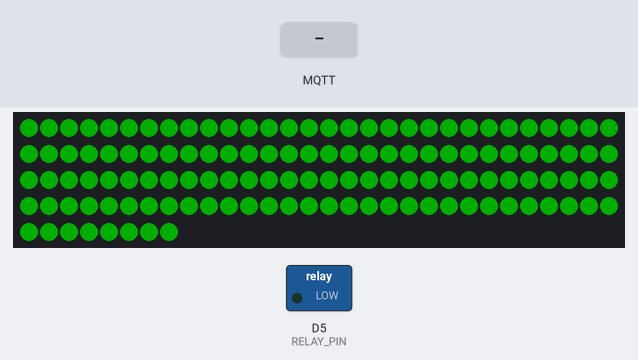
Recording of a program running on a simulated ESP8266 (NodeMCU). On the bench: 128 RGB LEDs in strip order, left to right, continuing on the next row, switched loads named in the program (green lamp = pin HIGH). Inputs (shaded band) come from the test bench. Dim RGB values are drawn brighter than linear; WiFi joins after 1.5 s; servers stay silent unless stated; random numbers use the default seed unless the program sets one; no MQTT or app messages arrive unless stated; what the program prints to the serial monitor is not drawn.

Above: at 0.2 s.
3.4 s: MQTT message "1" arrives on the second subscribed topic
At 5.4 s:
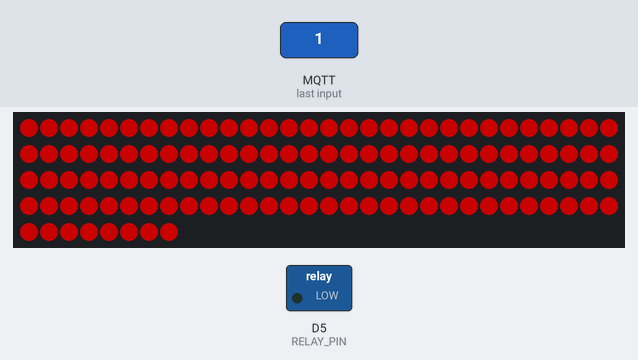
6.4 s: MQTT message "2" arrives on the second subscribed topic
At 7.6 s:
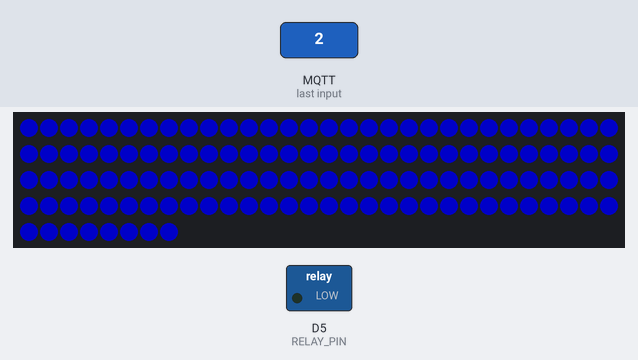
7.9 s: MQTT message "3" arrives on the second subscribed topic
At 9.0 s:
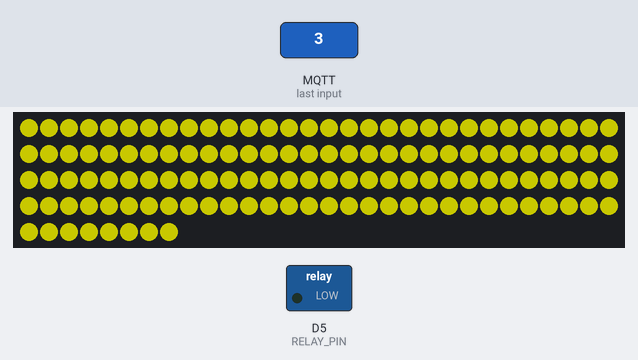
9.4 s: MQTT message "START" arrives on the first subscribed topic
At 10.0 s:
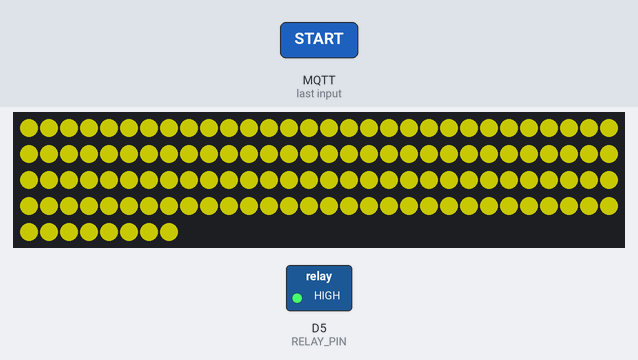
10.9 s: MQTT message "0" arrives on the second subscribed topic
At 11.2 s:
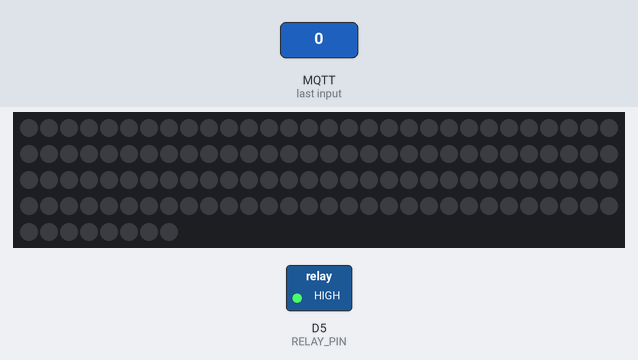
Timing chart, 0 to 13.4 s (numbered marks = the images above; inputs shaded):
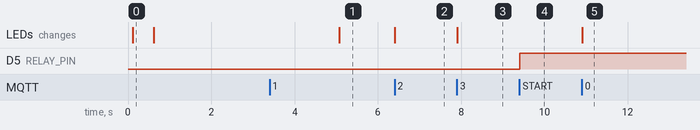

Measured:
- after the input at 3.4 s, the LEDs: change after 1.7 s (image 1)
- after the input at 6.4 s, the LEDs: change at once (image 2)
- after the input at 7.9 s, the LEDs: change at once (image 3)
- after the input at 9.4 s, D5 (RELAY_PIN): LOW → HIGH at once
- after the input at 10.9 s, the LEDs: change at once (image 5)
- what the display in image 0 shows lasts 0.5 s, from 0.1 s to 0.6 s

The program:

main.cpp
```cpp
#include "Esp.h"
#include "HardwareSerial.h"
#include <Arduino.h>
#include <ESP8266WiFi.h>
#include <FastLED.h>
#include <PubSubClient.h>

#define LED_PIN D4
#define RELAY_PIN D5
#define NUM_LEDS 128
#define LED_TYPE WS2812B
#define COLOR_ORDER GRB

CRGB leds[NUM_LEDS];

const char *ssid = "CLARO_h9hU3j";
const char *password = "7474FB19FD";
const char *mqtt_server = "192.168.1.136";
const int mqtt_port = 1883;
const char *topic_leds = "/ws2812";
const char *topic_rele = "/rele";

WiFiClient espClient;
PubSubClient client(espClient);

unsigned long lastReconnectAttempt = 0;
unsigned long lastLedUpdate = 0;
bool mqttConnected = false;
bool relayState = false;

CRGB colorActual = CRGB::Black;

void cambiarColor(CRGB color) {
  if (colorActual == color)
    return;
  colorActual = color;
  fill_solid(leds, NUM_LEDS, color);
  FastLED.show();
}

void callback(char *topic, byte *payload, unsigned int length) {
  // Manejar tópico de LEDs existente
  if (strcmp(topic, topic_leds) == 0) {
    if (length < 1)
      return;
    char mensaje = (char)payload[0];

    switch (mensaje) {
    case '1':
      cambiarColor(CRGB::Red);
      Serial.println("🔴 LED ROJO");
      break;
    case '2':
      cambiarColor(CRGB::Blue);
      Serial.println("🔵 LEDhttps://www.youtube.com/watch?v=aFAQHcRhZFg AZUL");
      break;
    case '3':
      cambiarColor(CRGB::Yellow);
      Serial.println("🟡 LED AMARILLO");
      break;
    case '0':
      cambiarColor(CRGB::Black);
      Serial.println("⚫ LED APAGADO");
      break;
    default:
      Serial.println("❌ Comando desconocido");
      return;
    }

    char confirmacion[20];
    sprintf(confirmacion, "LED:%c", mensaje);
    client.publish("/led_status", confirmacion);
  }

  // ✅ NUEVO: Manejar tópico /rele
  else if (strcmp(topic, topic_rele) == 0) {
    // Convertir payload a String para comparar fácilmente
    String comando = "";
    for (unsigned int i = 0; i < length; i++) {
      comando += (char)payload[i];
    }
    comando.trim(); // Eliminar espacios o saltos de línea

    if (comando == "START") {
      relayState = true;
      digitalWrite(RELAY_PIN, HIGH); // Encender LED/rele
      Serial.println("🔌 RELE: START (ENCENDIDO)");
      client.publish("/rele_status", "ON");
    } else if (comando == "STOP") {
      relayState = false;
      digitalWrite(RELAY_PIN, LOW); // Apagar LED/rele
      Serial.println("🔌 RELE: STOP (APAGADO)");
      client.publish("/rele_status", "OFF");
    } else {
      Serial.print("❌ Comando /rele no válido: ");
      Serial.println(comando);
      client.publish("/rele_status", "ERROR");
    }
  }
}
void setup_wifi() {
  Serial.print("📡 Conectando a WiFi");
  WiFi.mode(WIFI_STA);
  WiFi.setSleepMode(WIFI_NONE_SLEEP); // Desactivar ahorro de energía
  WiFi.begin(ssid, password);

  int intentos = 0;
  while (WiFi.status() != WL_CONNECTED && intentos < 20) {
    delay(500);
    Serial.print(".");
    intentos++;
  }

  if (WiFi.status() == WL_CONNECTED) {
    Serial.println("\n✅ WiFi conectado");
    Serial.print("📡 IP: ");
    Serial.println(WiFi.localIP());
  } else {
    Serial.println("\n❌ Error WiFi");
  }
}

void reconnect() {
  if (millis() - lastReconnectAttempt < 5000) {
    return;
  }

  lastReconnectAttempt = millis();
  Serial.print("🔄 Intentando conexión MQTT...");

  String clientId = "ESP8266_LED_";
  clientId += String(random(0xffff), HEX);

  if (client.connect(clientId.c_str())) {
    Serial.println(" ✅ Conectado");
    client.subscribe(topic_leds);
    client.subscribe(topic_rele);
    mqttConnected = true;

    client.publish("/led_status", "CONNECTED");
    client.publish("/rele_status", relayState ? "ON" : "OFF");

    char colorMsg = '0';
    if (colorActual == CRGB::Red)
      colorMsg = '1';
    else if (colorActual == CRGB::Blue)
      colorMsg = '2';
    else if (colorActual == CRGB::Yellow)
      colorMsg = '3';
    char statusMsg[20];
    sprintf(statusMsg, "RECONNECTED:%c", colorMsg);
    client.publish("/led_status", statusMsg);
  } else {
    Serial.println(" ❌ Falló");
    mqttConnected = false;
  }
}

void setup() {
  Serial.begin(115200);
  delay(100);
  pinMode(RELAY_PIN, OUTPUT);
  digitalWrite(RELAY_PIN, LOW);

  Serial.println("\n\n🎨 Sistema LED MQTT Iniciado");
  FastLED.addLeds<LED_TYPE, LED_PIN, COLOR_ORDER>(leds, NUM_LEDS);
  FastLED.setBrightness(100);
  FastLED.setMaxPowerInVoltsAndMilliamps(5, 2000);
  FastLED.clear();
  FastLED.show();
  cambiarColor(CRGB::Green);
  delay(500);
  cambiarColor(CRGB::Black);
  setup_wifi();
  client.setServer(mqtt_server, mqtt_port);
  client.setCallback(callback);
  client.setKeepAlive(60);
  client.setBufferSize(256);
  client.subscribe(topic_rele);
  Serial.println("✅ Sistema listo");
  Serial.println(
      "🎨 Comandos disponibles: 1=Rojo, 2=Azul, 3=Amarillo, 0=Apagar");
}
void loop() {
  if (!client.connected()) {
    if (mqttConnected) {
      Serial.println("⚠️ Conexión MQTT perdida");
      mqttConnected = false;
    }
    reconnect();
  } else {
    client.loop();
  }
  delay(10);
  static unsigned long lastDebug = 0;
  if (millis() - lastDebug > 5000) {
    lastDebug = millis();
    if (client.connected()) {
      Serial.print("✅ MQTT Activo - ");
      if (colorActual == CRGB::Red)
        Serial.println("LED: ROJO");
      else if (colorActual == CRGB::Blue)
        Serial.println("LED: AZUL");
      else if (colorActual == CRGB::Yellow)
        Serial.println("LED: AMARILLO");
      else
        Serial.println("LED: APAGADO");
    } else {
      Serial.println("⚠️ MQTT Desconectado");
    }
  }
}
```
